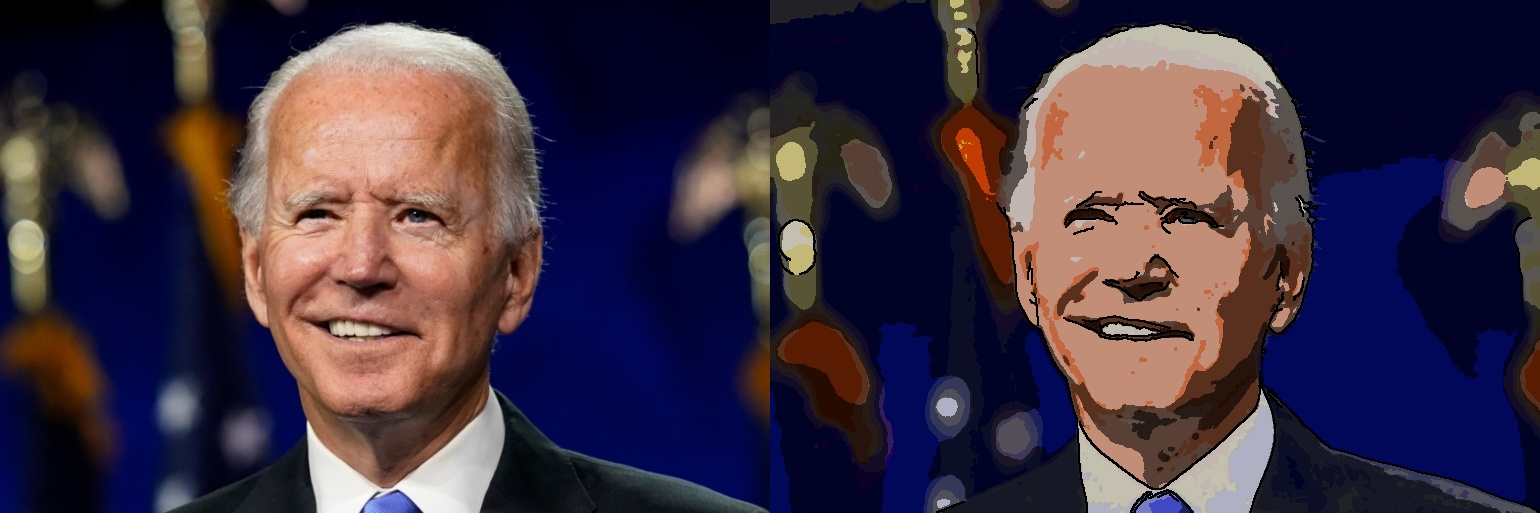
#> input picture Cartoonizer/cmp_joe3cartoonized.jpg, 1540 x 513 px
$ python cartoonizer.py
#> lines starting #> are read from the running program, lines starting #| are printed output that depends on the picture; after the words box and inside, x2 and y2 are one past the last pixel; in counts of white or black regions, pixels touching at a corner belong together
#> the answer given: cmp_joe3cartoonized.jpg
#> further down, originalImage is the input picture: shape (513, 1540, 3); mean B, G, R 66.3, 49, 61.8
import cv2
from scipy import stats
import numpy as np
from collections import defaultdict


def update_c(C,hist):
    while True:
        groups=defaultdict(list)

        for i in range(len(hist)):
            if(hist[i] == 0):
                continue
            d=np.abs(C-i)
            index=np.argmin(d)
            groups[index].append(i)

        new_C=np.array(C)
        for i,indice in groups.items():
            if(np.sum(hist[indice])==0):
                continue
            new_C[i]=int(np.sum(indice*hist[indice])/np.sum(hist[indice]))

        if(np.sum(new_C-C)==0):
            break
        C=new_C

    return C,groups

def K_histogram(hist):

    alpha=0.001
    N=80
    C=np.array([128])

    while True:
        C,groups=update_c(C,hist)

        new_C=set()
        for i,indice in groups.items():
            if(len(indice)<N):
                new_C.add(C[i])
                continue

            z, pval=stats.normaltest(hist[indice])
            if(pval<alpha):
                left=0 if i==0 else C[i-1]
                right=len(hist)-1 if i ==len(C)-1 else C[i+1]
                delta=right-left
                if(delta >=3):
                    c1=(C[i]+left)/2
                    c2=(C[i]+right)/2
                    new_C.add(c1)
                    new_C.add(c2)
                else:
                    new_C.add(C[i])
            else:
                new_C.add(C[i])
        if(len(new_C)==len(C)):
            break
        else:
            C=np.array(sorted(new_C))
    return C

# The main function
def cartoonize(img):

    kernel=np.ones((2,2), np.uint8)
    output=np.array(img)
    x,y,c=output.shape
#> x = 513; y = 1540; c = 3
    for i in range(c):
        output[:,:,i]=cv2.bilateralFilter(output[:,:,i],5,150,150)

    edge=cv2.Canny(output, 100, 200)
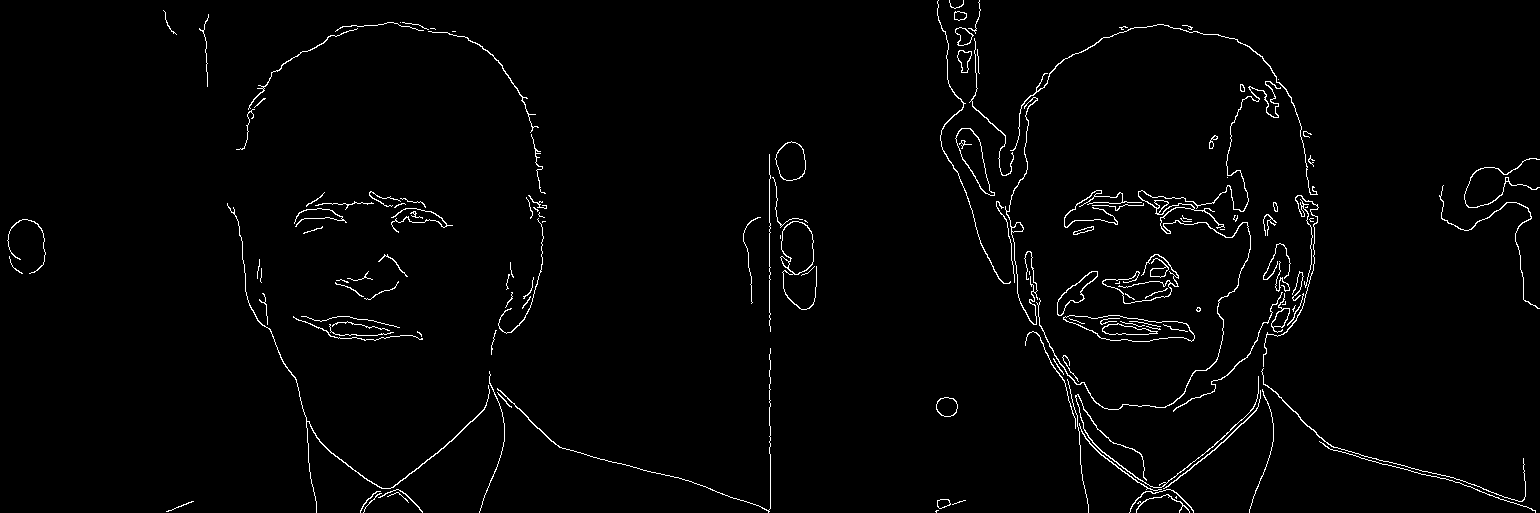
#> edge: shape (513, 1540); 1.9% white in thin lines or dots
    output=cv2.cvtColor(output,cv2.COLOR_RGB2HSV)
#> output: shape (513, 1540, 3); mean H, S, V 56.1, 173.5, 87.7

    hists = []
    hist,_=np.histogram(output[:,:,0],bins =np.arange(180+1))
#> hist = 180 values, max 215569 at index 2, min 0 at index 29, mean 4389
    hists.append(hist)
    hist,_=np.histogram(output[:,:,1],bins =np.arange(256+1))
#> hist = 256 values, max 251211 at index 255, min 24 at index 254, mean 3086
    hists.append(hist)
    hist,_=np.histogram(output[:,:,2],bins =np.arange(256+1))
#> hist = 256 values, max 98990 at index 38, min 0 at index 252, mean 3086
    hists.append(hist)

    C=[]
    for h in hists:
        C.append(K_histogram(h))
#> this loop made 3 passes
#> after the loop, C = [[2, 94, 111, 171], [32, 100, 167, 251], [37, 82, 135, 190, 222]]

    output=output.reshape((-1,c))
    for i in range(c):
        channel=output[:,i]
        index=np.argmin(np.abs(channel[:, np.newaxis] - C[i]), axis=1)
        output[:,i]=C[i][index]
    output=output.reshape((x,y,c))
#> output: shape (513, 1540, 3); mean H, S, V 55.6, 173.1, 87.5
    output=cv2.cvtColor(output, cv2.COLOR_HSV2RGB)
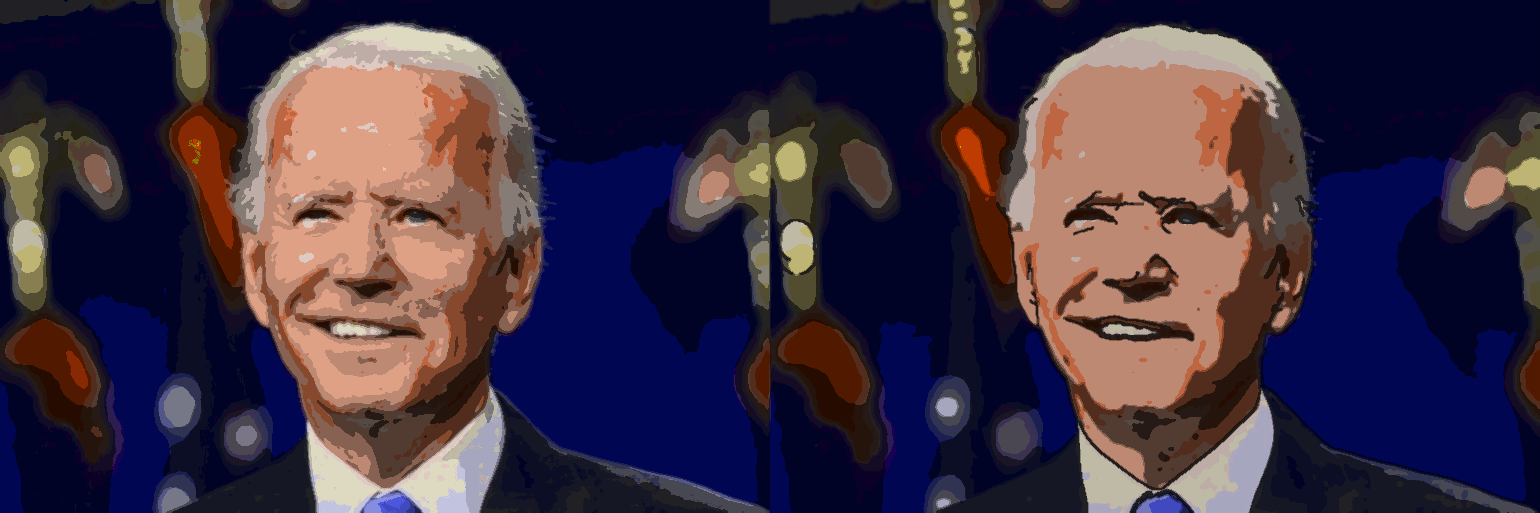
#> output: shape (513, 1540, 3); mean B, G, R 65.4, 47.7, 60.9

    contours,_=cv2.findContours(edge,cv2.RETR_EXTERNAL, cv2.CHAIN_APPROX_NONE)
#> contours = 134 contours, 88 with area under 20; largest, box (x1, y1, x2, y2) and area: (1063, 315, 1195, 342) 2190, (780, 221, 817, 310) 1388, (955, 128, 995, 196) 1082, (775, 141, 806, 181) 902, (1057, 271, 1098, 316) 572
    cv2.drawContours(output,contours,-1,0,thickness=1)
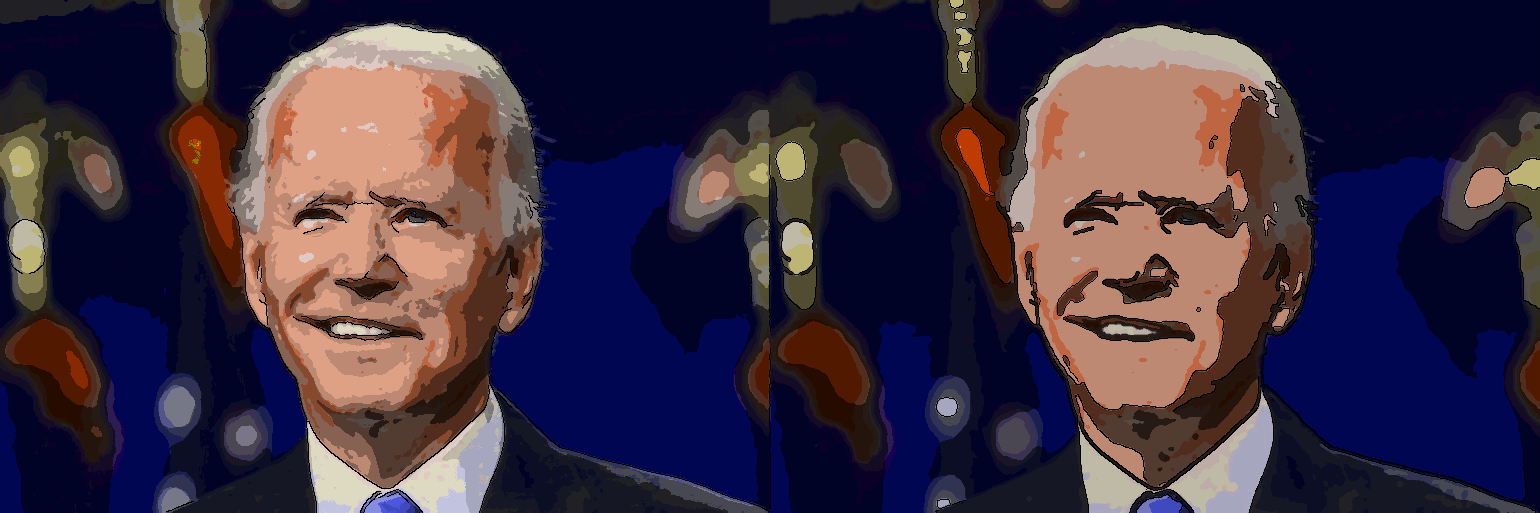
#> output: shape (513, 1540, 3); 1.78% of pixels changed, all inside (x1, y1, x2, y2) = (7, 0, 1540, 513)
    for i in range(3):
        output[:,:,i]=cv2.erode(output[:,:,i], kernel, iterations=1)
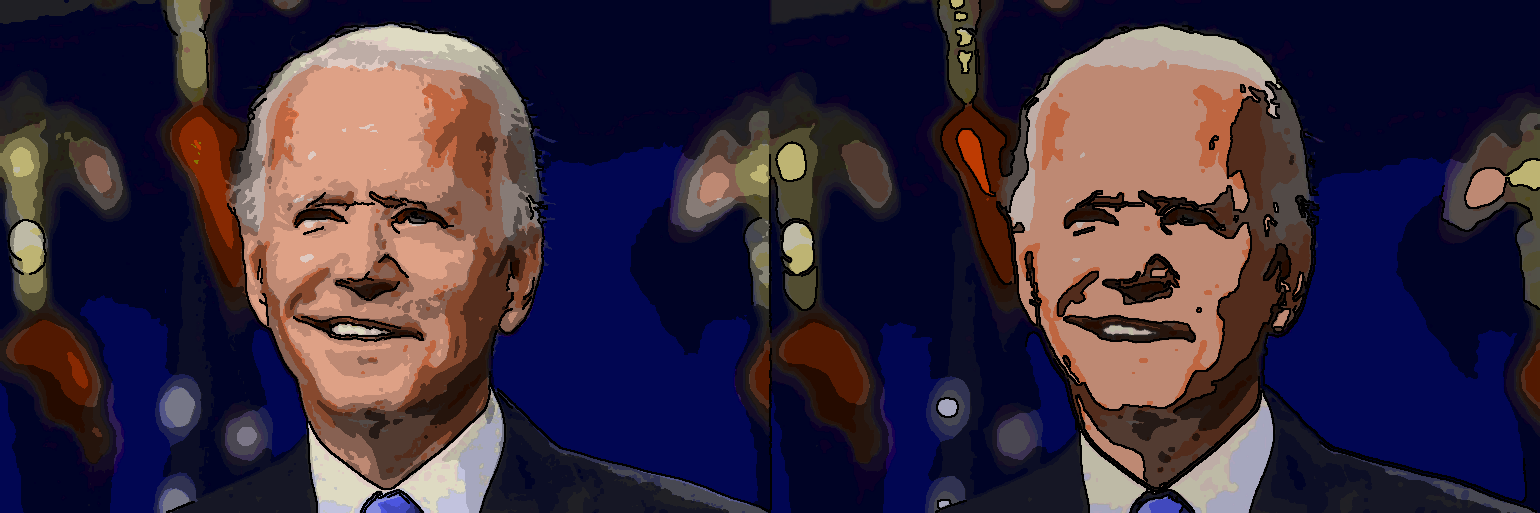
#> output: shape (513, 1540, 3); 9.46% of pixels changed, all inside (x1, y1, x2, y2) = (0, 0, 1540, 513)
    return output

oringinImageFile = input('Please enter your original image file name: \n')
originalImage = cv2.imread(oringinImageFile)
# cv2.imshow('Original', originalImage)
cartoonizedImage = cartoonize(originalImage)
cartoonizedImagefilename = oringinImageFile.split('.')[0] + 'cartoonized.jpg'
cv2.imwrite(cartoonizedImagefilename, cartoonizedImage)
cmp_img = np.concatenate((originalImage, cartoonizedImage), axis=1)
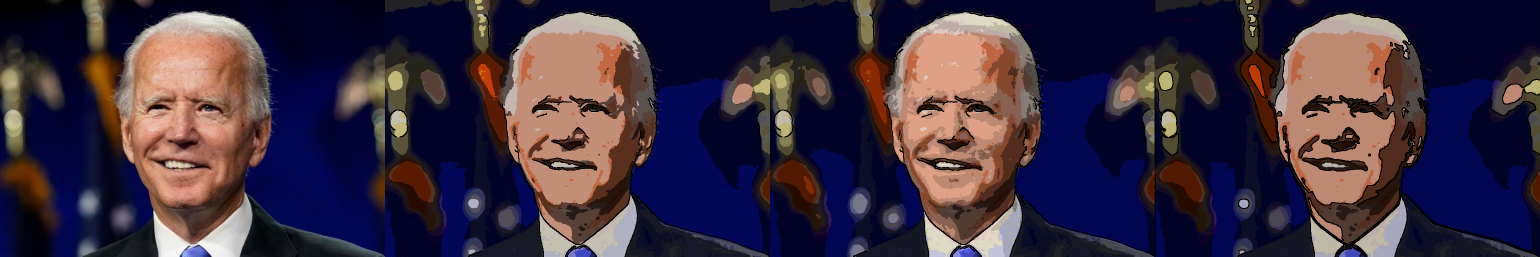
#> cmp_img: shape (513, 3080, 3) (shown at 1/2 size); mean B, G, R 64, 46.4, 59.1
cmp_img_filename = 'cmp_' + cartoonizedImagefilename
cv2.imwrite(cmp_img_filename, cmp_img)
cv2.imshow('Camparison', cmp_img)

cv2.waitKey(0)
cv2.destroyAllWindows()
